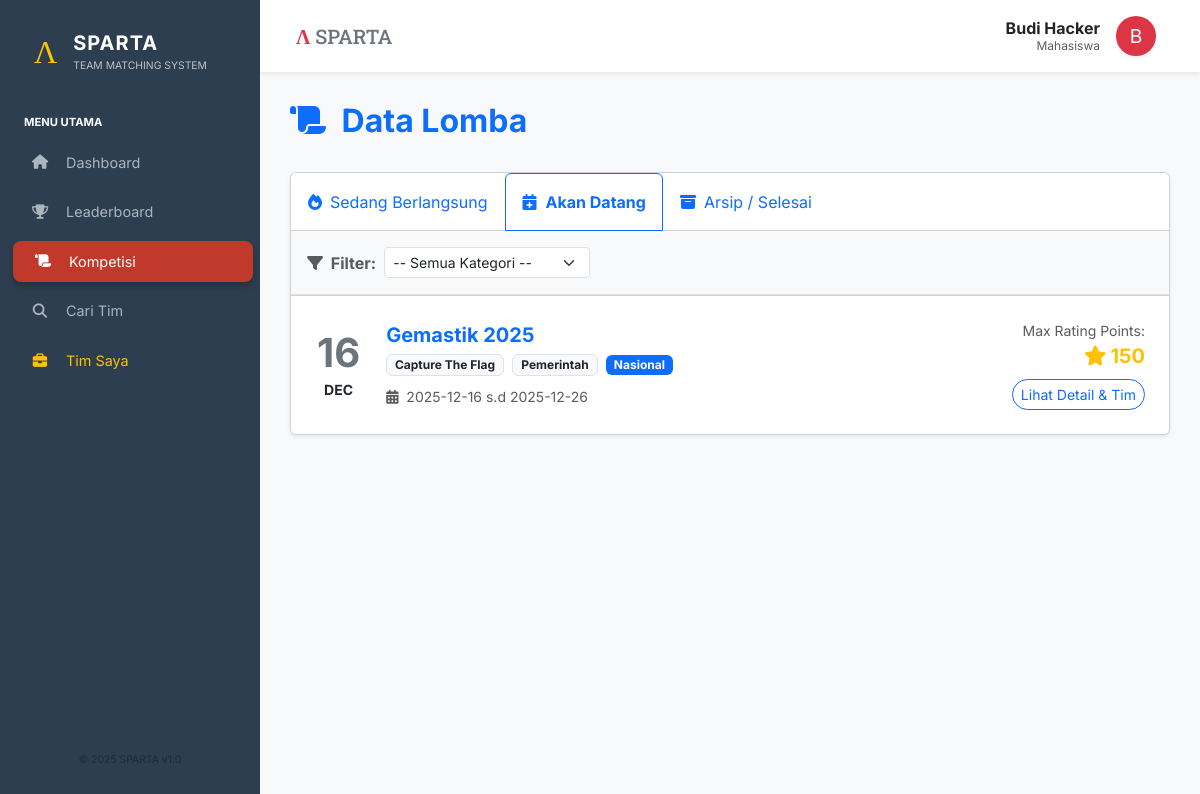
Page /?page=lomba&tab=upcoming (signed in) on the committed database.
### tables this page shows
CREATE TABLE Lomba (
    ID_Lomba INT AUTO_INCREMENT PRIMARY KEY,
    Nama_Lomba VARCHAR(200) NOT NULL,
    Deskripsi TEXT,
    Lokasi VARCHAR(100),
    Link_Web VARCHAR(255),
    Tanggal_Mulai DATE,
    Tanggal_Selesai DATE,
    ID_Kategori INT,
    ID_Jenis_Penyelenggara INT,
    ID_Tingkatan INT,
    FOREIGN KEY (ID_Kategori) REFERENCES Kategori_Lomba(ID_Kategori),
    FOREIGN KEY (ID_Jenis_Penyelenggara) REFERENCES Jenis_Penyelenggara(ID_Jenis),
    FOREIGN KEY (ID_Tingkatan) REFERENCES Tingkatan_Lomba(ID_Tingkatan)
);

CREATE TABLE Kategori_Lomba (
    ID_Kategori INT AUTO_INCREMENT PRIMARY KEY,
    Nama_Kategori VARCHAR(100) NOT NULL
);

CREATE TABLE Jenis_Penyelenggara (
    ID_Jenis INT AUTO_INCREMENT PRIMARY KEY,
    Nama_Jenis VARCHAR(100) NOT NULL,
    Bobot_Poin FLOAT DEFAULT 1.0
);

CREATE TABLE Tingkatan_Lomba (
    ID_Tingkatan INT AUTO_INCREMENT PRIMARY KEY,
    Nama_Tingkatan VARCHAR(50) NOT NULL,
    Poin_Dasar INT NOT NULL
);

### src/pages/lomba.php (the view, shortened to what this page needs)
<?php
$tab = $_GET['tab'] ?? 'active';
$filterTahun = $_GET['year'] ?? '';
$sql = "SELECT l.*, k.Nama_Kategori, p.Nama_Jenis, p.Bobot_Poin, t.Nama_Tingkatan, t.Poin_Dasar
        FROM Lomba l
        JOIN Kategori_Lomba k ON l.ID_Kategori = k.ID_Kategori
        JOIN Jenis_Penyelenggara p ON l.ID_Jenis_Penyelenggara = p.ID_Jenis
        JOIN Tingkatan_Lomba t ON l.ID_Tingkatan = t.ID_Tingkatan
        WHERE 1=1";
$params = [];
if ($tab == 'active') {
    $sql .= " AND CURDATE() BETWEEN l.Tanggal_Mulai AND l.Tanggal_Selesai";
} elseif ($tab == 'upcoming') {
    $sql .= " AND l.Tanggal_Mulai > CURDATE()";
} elseif ($tab == 'archive') {
    $sql .= " AND l.Tanggal_Selesai < CURDATE()";
    if ($filterTahun) {
        $sql .= " AND YEAR(l.Tanggal_Selesai) = ?";
        $params[] = $filterTahun;
    }
}
$sql .= " ORDER BY l.Tanggal_Mulai " . ($tab == 'archive' ? 'DESC' : 'ASC');
$stmt = $pdo->prepare($sql);
$stmt->execute($params);
$lombas = $stmt->fetchAll();
?>
<div class="d-flex justify-content-between align-items-center mb-4">
    <h2 class="fw-bold text-primary"><i class="fas fa-scroll me-2"></i> Data Lomba</h2>
</div>
<div class="card shadow-sm mb-4">
    <div class="card-header bg-white p-0">
        <ul class="nav nav-tabs card-header-tabs m-0">
            <li class="nav-item">
                <a class="nav-link py-3 <?= $tab=='active'?'active fw-bold border-top-0 border-start-0 border-end-0 border-bottom-3 border-danger text-danger':'' ?>" href="?page=lomba&tab=active">
                    <i class="fas fa-fire me-2"></i>Sedang Berlangsung
                </a>
            </li>
            <li class="nav-item">
                <a class="nav-link py-3 <?= $tab=='upcoming'?'active fw-bold border-bottom-3 border-primary text-primary':'' ?>" href="?page=lomba&tab=upcoming">
                    <i class="fas fa-calendar-plus me-2"></i>Akan Datang
                </a>
            </li>
            <li class="nav-item">
                <a class="nav-link py-3 <?= $tab=='archive'?'active fw-bold border-bottom-3 border-secondary text-secondary':'' ?>" href="?page=lomba&tab=archive">
                    <i class="fas fa-archive me-2"></i>Arsip / Selesai
                </a>
            </li>
        </ul>
    </div>
    <div class="card-body bg-light border-bottom">
        <form method="GET" class="row g-2 align-items-center">
            <div class="col-auto"><span class="fw-bold text-muted"><i class="fas fa-filter me-1"></i> Filter:</span></div>
            <div class="col-md-3">
                <select name="cat" class="form-select form-select-sm" onchange="this.form.submit()">
                    <option value="">-- Semua Kategori --</option>
                </select>
            </div>
        </form>
    </div>
    <div class="list-group list-group-flush">
        <?php foreach($lombas as $l): ?>
        <?php
            $maxPoints = $l['Poin_Dasar'] * $l['Bobot_Poin'];
        ?>
        <div class="list-group-item p-4 hover-shadow position-relative">
            <div class="row align-items-center">
                <div class="col-md-1 text-center">
                    <div class="display-6 fw-bold text-secondary"><?= date('d', strtotime($l['Tanggal_Mulai'])) ?></div>
                    <small class="text-uppercase fw-bold"><?= date('M', strtotime($l['Tanggal_Mulai'])) ?></small>
                </div>
                <div class="col-md-7">
                    <h5 class="fw-bold mb-1 text-primary">
                        <a href="?page=lomba_detail&id=<?= $l['ID_Lomba'] ?>" class="text-decoration-none stretched-link"><?= htmlspecialchars($l['Nama_Lomba']) ?></a>
                    </h5>
                    <div class="mb-2">
                        <span class="badge bg-light text-dark border me-1"><?= $l['Nama_Kategori'] ?></span>
                        <span class="badge bg-light text-dark border me-1"><?= $l['Nama_Jenis'] ?></span>
                        <span class="badge bg-<?= $tab=='active'?'danger':($tab=='upcoming'?'primary':'secondary') ?>">
                            <?= $l['Nama_Tingkatan'] ?>
                        </span>
                    </div>
                    <small class="text-muted"><i class="fas fa-calendar-alt me-1"></i> <?= $l['Tanggal_Mulai'] ?> s.d <?= $l['Tanggal_Selesai'] ?></small>
                </div>
                <div class="col-md-4 text-end">
                    <div class="mb-2">
                        <small class="text-muted d-block">Max Rating Points:</small>
                        <span class="fs-5 fw-bold text-warning"><i class="fas fa-star me-1"></i><?= number_format($maxPoints) ?></span>
                    </div>
                    <a href="?page=lomba_detail&id=<?= $l['ID_Lomba'] ?>" class="btn btn-sm btn-outline-primary rounded-pill position-relative z-index-2">Lihat Detail & Tim</a>
                </div>
            </div>
        </div>
        <?php endforeach; ?>
    </div>
</div>

### src/index.php (style rules this page uses)
body { font-family: 'Inter', sans-serif; background-color: #f8f9fa; }

### rows in the picture
lomba: Tanggal_Mulai "16", Tanggal_Mulai "DEC", Nama_Lomba "Gemastik 2025", ID_Kategori.Nama_Kategori "Capture The Flag", ID_Jenis_Penyelenggara.Nama_Jenis "Pemerintah", ID_Tingkatan.Nama_Tingkatan "Nasional", Tanggal_Mulai "2025-12-16", Tanggal_Selesai "2025-12-26", ID_Tingkatan.Bobot_Poin "150"

### other values in the picture
$namaUser "Budi Hacker"
substr($namaUser, 0, 1) "B"
